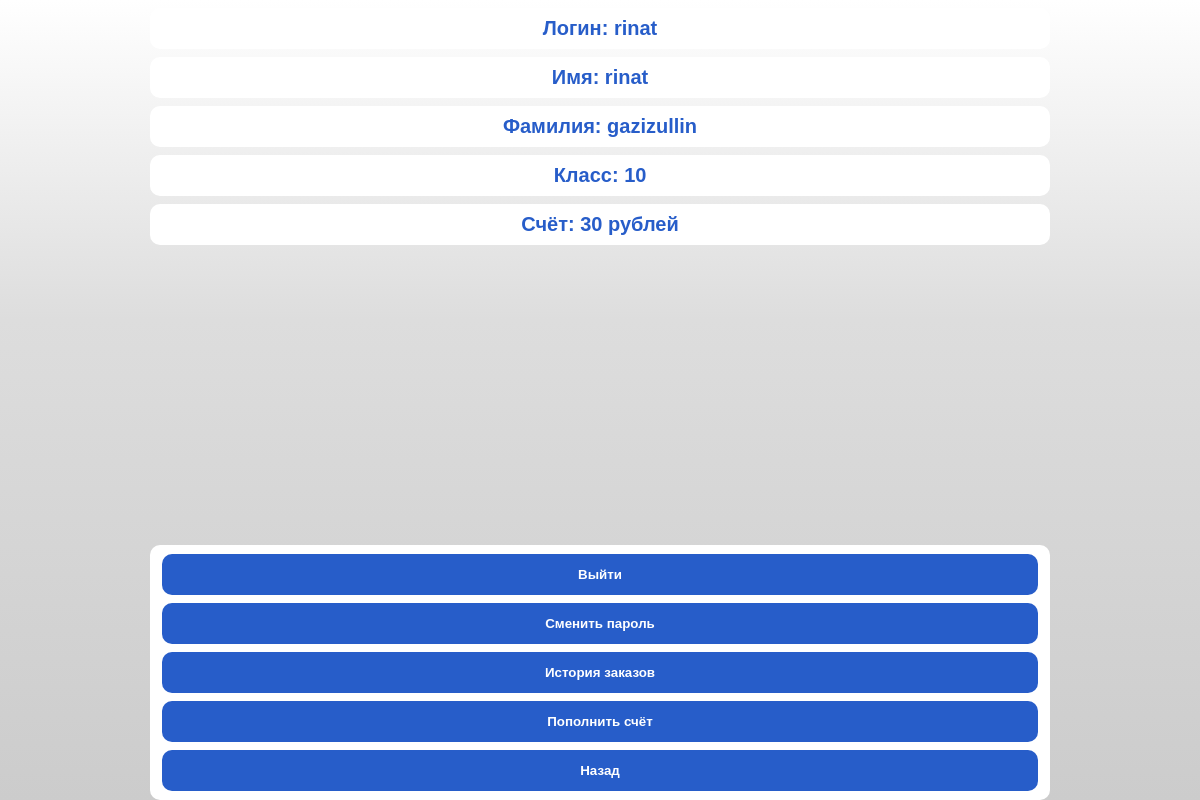
/home/profile (signed in), run on the app's committed database.
### sweater/models.py (models this page shows, shortened)
class User(db.Model, UserMixin):
    id = db.Column("id", db.Integer, primary_key=True)
    login = db.Column("login", db.String(128), unique=True)
    permissions = db.Column("permissions", db.String(16), default="student")
    password = db.Column("password", db.String(256), nullable=False)
    name = db.Column("name", db.String(128))
    surname = db.Column("surname", db.String(128))
    grade = db.Column("grade", db.String(4))
    balance = db.Column("balance", db.Integer, default=0)

### sweater/routes.py (the view)
@app.route("/home/profile")
@login_and_perms_required("student")
def profile():
    return render_template("stud_profile.html", user=current_user)

### sweater/models.py (called while the page is built)
@login_manager.user_loader
def load_user(user_id):
    return User.query.get(user_id)

### sweater/routes.py (called while the page is built)
def login_and_perms_required(perms):
    def wrapper(func):
        @wraps(func)
        def decorated_view(*args, **kwargs):
            if request.method in EXEMPT_METHODS or current_app.config.get("LOGIN_DISABLED"):
                pass
            elif not current_user.is_authenticated:
                return login_manager.unauthorized()
            elif current_user.permissions != perms:
                return login_manager.unauthorized()
            if callable(getattr(current_app, "ensure_sync", None)):
                return current_app.ensure_sync(func)(*args, **kwargs)
            return func(*args, **kwargs)
        return decorated_view
    return wrapper

### sweater/templates/stud_profile.html (shortened to what this page needs)
<!DOCTYPE html>
<html lang="en">
<head>
    <link rel="stylesheet" href="/static/css/style.css">
</head>
<body>
<div class="box">
    <form method="post">
        <div class="container">
            <div class="box1">
                <div class="card">
                    <h1>Логин: {{user.login}}</h1>
                </div>
                <div class="card">
                    <h1>Имя: {{user.name}}</h1>
                </div>
                <div class="card">
                    <h1>Фамилия: {{user.surname}}</h1>
                </div>
                <div class="card">
                    <h1>Класс: {{user.grade}}</h1>
                </div>
                <div class="card">
                    <h1>Счёт: {{user.balance}} рублей</h1>
                </div>
            </div>
            <div class="box-btn">
                <div class="card">
                    <a href="/logout">
                        <button class="btn-card" type="button">Выйти</button>
                    </a>
                    <a href="/change_password">
                        <button class="btn-card" type="button">Сменить пароль</button>
                    </a>
                    <a href="/home/profile/orders-history">
                        <button class="btn-card" type="button">История заказов</button>
                    </a>
                    <a href="/home/profile/add-funds">
                        <button class="btn-card" type="button">Пополнить счёт</button>
                    </a>
                    <a href="/home">
                        <button type="button" class="btn-card">Назад</button>
                    </a>
                </div>
            </div>
        </div>
    </form>
</div>
</body>
</html>

### sweater/static/css/style.css (style rules this page uses)
* { padding: 0; margin: 0; box-sizing: border-box; font-family: 'PT Sans', sans-serif; }
html, body { background-image: linear-gradient(180deg, #fff, #ddd 40%, #ccc); width: 100%; background-attachment: fixed; background-size: 100%; }
.card { display:flex; align-items: center; justifity-content: space-between; text-allign:center; flex-direction: column; background-color: #fff; width: 75vw; border-radius:10px; padding:5px; margin-top: 1vh; }
.box { display: flex; align-items: center; flex-direction: column; box-sizing: content-box; }
.box1 { display: flex; align-items: center; flex-direction: column; justify-content: flex-start; Margin-bottom: 10vh; box-sizing: content-box; }
.box-btn { display: flex; align-items: center; flex-direction: column-reverse; justifity-content: flex-end; height: 100vh; padding: 0 px; box-sizing: content-box; position: fixed; left:0px; bottom:0px; Height:15vh; width:100%; }
.container { display: flex; align-items: center; flex-direction: column; height: 100%; margin-bottom: 20vh; }
.btn-card { border: none; border-radius: 10px; padding: 13px 15px; background: #275dc9; cursor: pointer; font-weight: bold; color: white; Margin-top: 0.5vh; Margin-bottom: 0.5vh; width: 73vw; }
form { width: 100%; max-width: 500px; display: flex; flex-direction: column; gap: 20px; }
form h1 { color: #275dc9; font-size: 20px; margin-bottom: 0.5vh; margin-top: 0.5vh; }
form a { text-decoration: none; color: #275dc9; }

### data on the page
User: login "rinat", name "rinat", surname "gazizullin", grade "10", balance "30"
